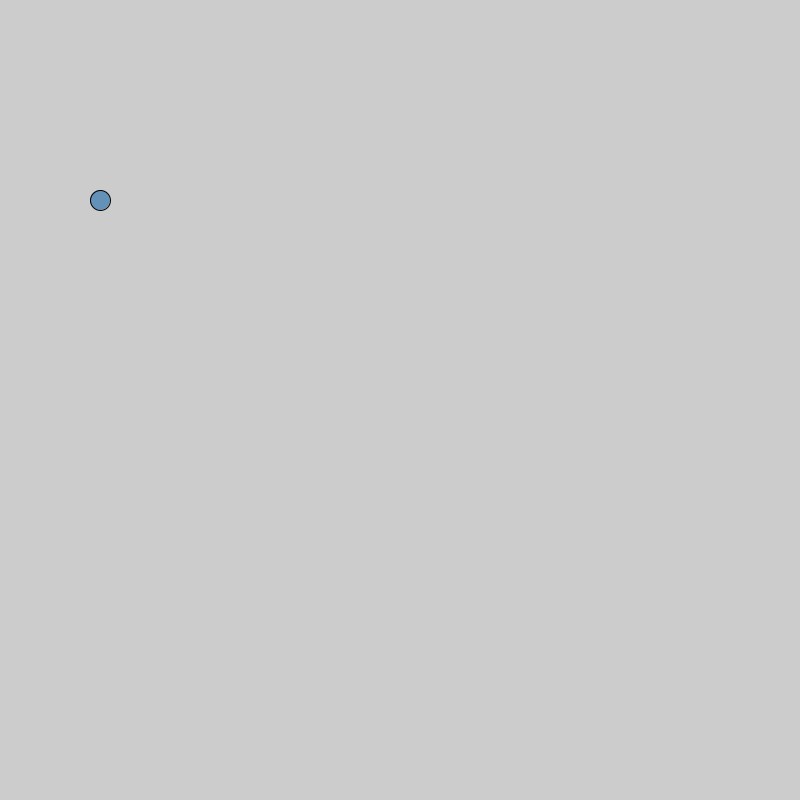
Frame 1 (no input)
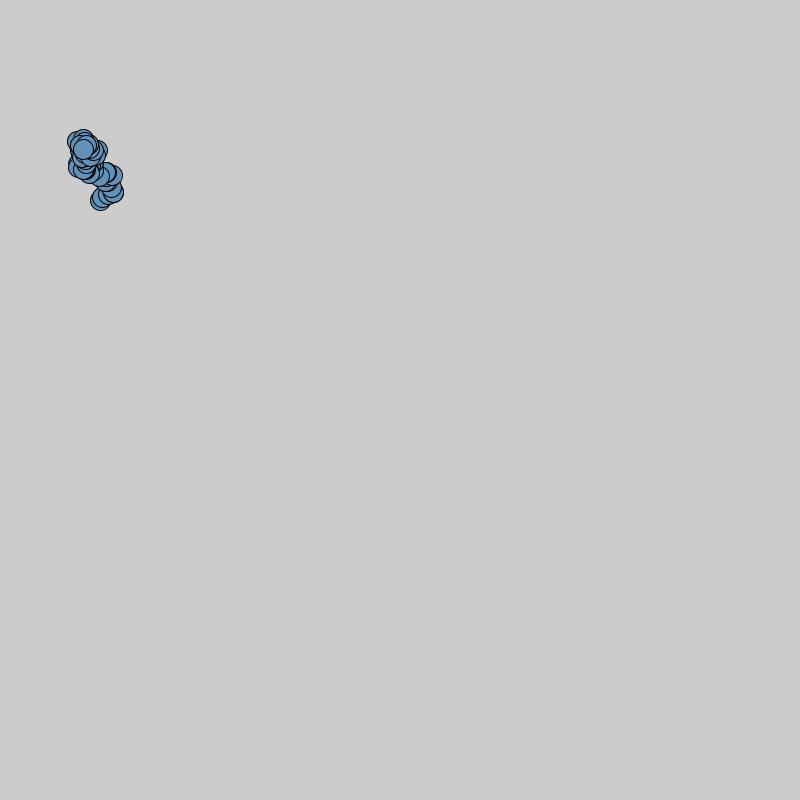
Frame 60 (the mouse pressed at the canvas centre just before this capture)
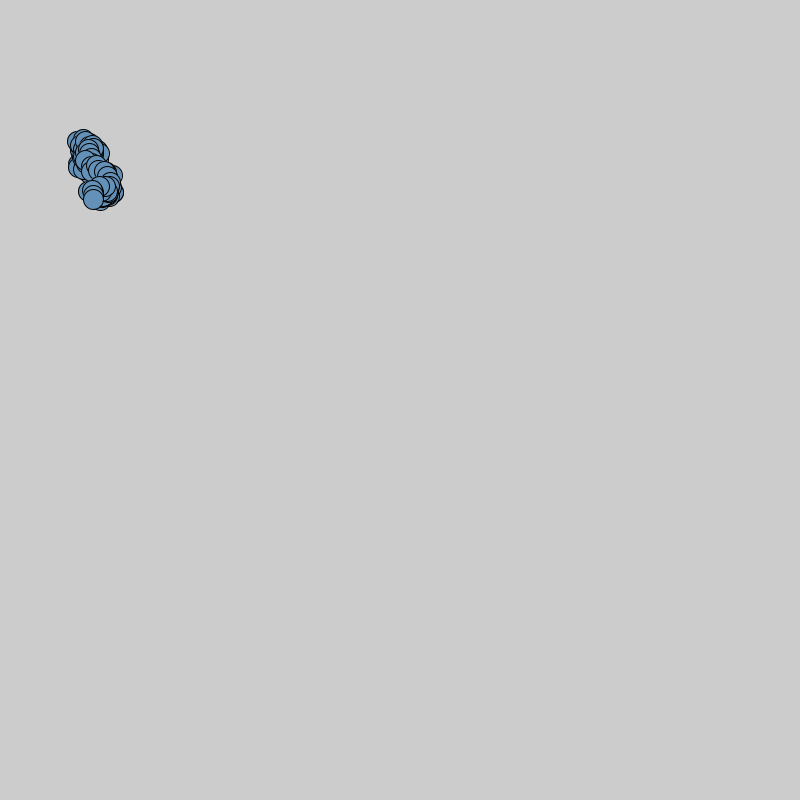
Frame 120 (the mouse held since frame 60 and released just before this capture)

The Processing sketch that drew these frames (run headless with seeded random() and noise(); from frame 60 on, the mouse is pressed at the canvas centre):

// Processing sketch: Martinez_Josue_4_miPrimeraClase
// ── Martinez_Josue_4_miPrimeraClase.pde
Elipse e1;//Definimos nuestro objeto
void setup() {
  size(800, 800);
  e1 = new Elipse();//Creamos a un nuevo Elipse
}

void draw() {
  e1.dibujar();
  e1.vibrar();
}
//Hacer por separado las funciones
// Verbo en tiempo infinitivo | ar, er, ir

// ── Elipse.pde
class Elipse {
  // Definir las variables, los campos de nuestra clase pero sin darles valor
  int posX, posY;
  int diametro;
  int intensidadVibracion;
  color colorActual;
  //Constructor es el molde de la galleta o en este caso de la elipse
  Elipse() {
    posX = 100;
    posY = 200;
    diametro = 20;
    intensidadVibracion = 7;
    colorActual = #6491B7;
  }
  //Acciones o Métodos = Funciones
  void dibujar() {
    fill(colorActual);
    ellipse(posX, posY, diametro, diametro);
  }
  void vibrar() {
    posX = posX + int(random(-intensidadVibracion, intensidadVibracion));
    posY = posY + int(random(-intensidadVibracion, intensidadVibracion));
  }
}
